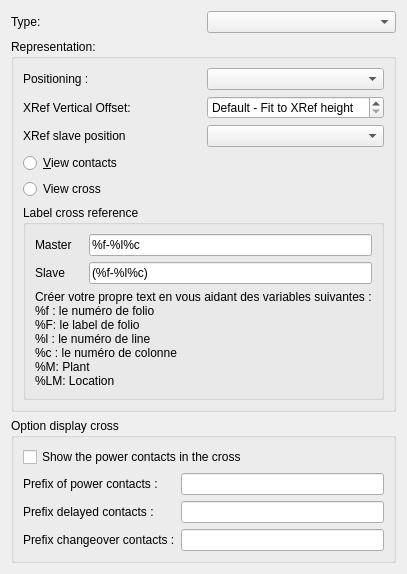
<?xml version="1.0" encoding="UTF-8"?>
<ui version="4.0">
 <class>XRefPropertiesWidget</class>
 <widget class="QWidget" name="XRefPropertiesWidget">
  <property name="geometry">
   <rect>
    <x>0</x>
    <y>0</y>
    <width>376</width>
    <height>531</height>
   </rect>
  </property>
  <property name="windowTitle">
   <string>Properties cross references</string>
  </property>
  <layout class="QVBoxLayout" name="verticalLayout">
   <item>
    <layout class="QHBoxLayout" name="horizontalLayout_2">
     <item>
      <widget class="QLabel" name="label_4">
       <property name="text">
        <string>Type:</string>
       </property>
      </widget>
     </item>
     <item>
      <widget class="QComboBox" name="m_type_cb"/>
     </item>
    </layout>
   </item>
   <item>
    <widget class="QGroupBox" name="m_display_gb">
     <property name="title">
      <string>Representation:</string>
     </property>
     <layout class="QVBoxLayout" name="verticalLayout_3">
      <item>
       <layout class="QHBoxLayout" name="horizontalLayout">
        <item>
         <widget class="QLabel" name="label_3">
          <property name="text">
           <string>Positioning :</string>
          </property>
         </widget>
        </item>
        <item>
         <widget class="QComboBox" name="m_snap_to_cb"/>
        </item>
       </layout>
      </item>
      <item>
       <layout class="QHBoxLayout" name="horizontalLayout_7">
        <item>
         <widget class="QLabel" name="label_9">
          <property name="text">
           <string>XRef Vertical Offset:</string>
          </property>
         </widget>
        </item>
        <item>
         <widget class="QSpinBox" name="m_offset_sb">
          <property name="toolTip">
           <string>10px corresponds to 1 tile displacement</string>
          </property>
          <property name="whatsThis">
           <string>Set Vertical Offset for the Cross References. 10px corresponds to 1 tile displacement.</string>
          </property>
          <property name="specialValueText">
           <string>Default - Fit to XRef height</string>
          </property>
          <property name="correctionMode">
           <enum>QAbstractSpinBox::CorrectToNearestValue</enum>
          </property>
          <property name="suffix">
           <string notr="true">px</string>
          </property>
          <property name="minimum">
           <number>40</number>
          </property>
          <property name="maximum">
           <number>300</number>
          </property>
          <property name="singleStep">
           <number>10</number>
          </property>
          <property name="value">
           <number>40</number>
          </property>
         </widget>
        </item>
       </layout>
      </item>
      <item>
       <layout class="QHBoxLayout" name="horizontalLayout_6">
        <item>
         <widget class="QLabel" name="label_10">
          <property name="text">
           <string>XRef slave position</string>
          </property>
         </widget>
        </item>
        <item>
         <widget class="QComboBox" name="m_xrefpos_cb"/>
        </item>
       </layout>
      </item>
      <item>
       <layout class="QHBoxLayout" name="horizontalLayout_3">
        <item>
         <layout class="QVBoxLayout" name="verticalLayout_2">
          <item>
           <widget class="QRadioButton" name="m_display_has_contacts_rb">
            <property name="text">
             <string>&amp;View contacts</string>
            </property>
           </widget>
          </item>
          <item>
           <widget class="QRadioButton" name="m_display_has_cross_rb">
            <property name="text">
             <string>View cross</string>
            </property>
           </widget>
          </item>
         </layout>
        </item>
       </layout>
      </item>
      <item>
       <layout class="QVBoxLayout" name="verticalLayout_5">
        <item>
         <widget class="QGroupBox" name="groupBox">
          <property name="title">
           <string>Label cross reference</string>
          </property>
          <layout class="QVBoxLayout" name="verticalLayout_7">
           <item>
            <layout class="QHBoxLayout" name="horizontalLayout_4">
             <item>
              <widget class="QLabel" name="label_6">
               <property name="sizePolicy">
                <sizepolicy hsizetype="Fixed" vsizetype="Preferred">
                 <horstretch>0</horstretch>
                 <verstretch>0</verstretch>
                </sizepolicy>
               </property>
               <property name="minimumSize">
                <size>
                 <width>48</width>
                 <height>0</height>
                </size>
               </property>
               <property name="text">
                <string>Master</string>
               </property>
              </widget>
             </item>
             <item>
              <widget class="QLineEdit" name="m_master_le">
               <property name="inputMask">
                <string/>
               </property>
               <property name="text">
                <string>%f-%l%c</string>
               </property>
              </widget>
             </item>
            </layout>
           </item>
           <item>
            <layout class="QHBoxLayout" name="horizontalLayout_5">
             <item>
              <widget class="QLabel" name="label_7">
               <property name="sizePolicy">
                <sizepolicy hsizetype="Fixed" vsizetype="Preferred">
                 <horstretch>0</horstretch>
                 <verstretch>0</verstretch>
                </sizepolicy>
               </property>
               <property name="minimumSize">
                <size>
                 <width>48</width>
                 <height>0</height>
                </size>
               </property>
               <property name="text">
                <string>Slave</string>
               </property>
               <property name="scaledContents">
                <bool>false</bool>
               </property>
              </widget>
             </item>
             <item>
              <widget class="QLineEdit" name="m_slave_le">
               <property name="text">
                <string>(%f-%l%c)</string>
               </property>
              </widget>
             </item>
            </layout>
           </item>
           <item>
            <widget class="QLabel" name="label_8">
             <property name="text">
              <string>Créer votre propre text en vous aidant des variables suivantes :
%f : le numéro de folio 
%F: le label de folio
%l : le numéro de line
%c : le numéro de colonne
%M: Plant 
%LM: Location </string>
             </property>
            </widget>
           </item>
          </layout>
         </widget>
        </item>
       </layout>
      </item>
     </layout>
    </widget>
   </item>
   <item>
    <widget class="QGroupBox" name="m_cross_properties_gb">
     <property name="title">
      <string>Option display cross</string>
     </property>
     <layout class="QVBoxLayout" name="verticalLayout_4">
      <item>
       <widget class="QCheckBox" name="m_show_power_cb">
        <property name="text">
         <string>Show the power contacts in the cross</string>
        </property>
       </widget>
      </item>
      <item>
       <layout class="QGridLayout" name="gridLayout">
        <item row="0" column="0">
         <widget class="QLabel" name="label">
          <property name="text">
           <string>Prefix of power contacts :</string>
          </property>
         </widget>
        </item>
        <item row="1" column="0">
         <widget class="QLabel" name="label_2">
          <property name="text">
           <string>Prefix delayed contacts :</string>
          </property>
         </widget>
        </item>
        <item row="1" column="1">
         <widget class="QLineEdit" name="m_delay_prefix_le"/>
        </item>
        <item row="0" column="1">
         <widget class="QLineEdit" name="m_power_prefix_le"/>
        </item>
        <item row="2" column="0">
         <widget class="QLabel" name="label_5">
          <property name="text">
           <string>Prefix changeover contacts :</string>
          </property>
         </widget>
        </item>
        <item row="2" column="1">
         <widget class="QLineEdit" name="m_switch_prefix_le"/>
        </item>
       </layout>
      </item>
     </layout>
    </widget>
   </item>
  </layout>
 </widget>
 <tabstops>
  <tabstop>m_type_cb</tabstop>
  <tabstop>m_snap_to_cb</tabstop>
  <tabstop>m_offset_sb</tabstop>
  <tabstop>m_xrefpos_cb</tabstop>
  <tabstop>m_display_has_contacts_rb</tabstop>
  <tabstop>m_display_has_cross_rb</tabstop>
  <tabstop>m_master_le</tabstop>
  <tabstop>m_slave_le</tabstop>
  <tabstop>m_show_power_cb</tabstop>
  <tabstop>m_power_prefix_le</tabstop>
  <tabstop>m_delay_prefix_le</tabstop>
  <tabstop>m_switch_prefix_le</tabstop>
 </tabstops>
 <resources/>
 <connections/>
</ui>
